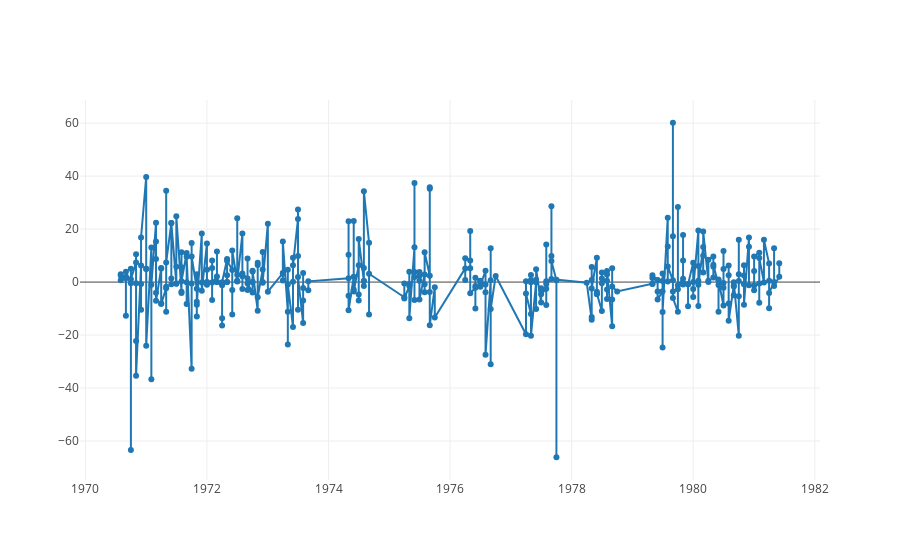

Write notebook code for a chart like this one.
### Code cell
import plotly.offline as py
import plotly.graph_objs as go
from datetime import datetime

py.init_notebook_mode(connected=True)
py.iplot([go.Scatter(y=wp.covariance_[:, 0,1], x=xaxis, mode='markers+lines')])

### Figure 1 — Plotly figure (JSON) as saved in the notebook; plotly's stock layout.template omitted (floating-point values rounded to 4 significant figures; data arrays with more than 128 entries replaced by an {"elided": "..."} marker saying what was removed)
{"data": [{"mode": "markers+lines", "type": "scatter", "uid": "c2f61e9e-6e71-4dfe-bacf-86ba6ed0dd29", "x": {"elided": "11078 str values"}, "y": {"elided": "374 float values"}}], "layout": {"autosize": true, "xaxis": {"autorange": true, "range": ["1969-11-30 14:38:00.6687", "1982-01-30 09:21:59.3313"], "type": "date"}, "yaxis": {"autorange": true, "range": [-75.37, 69.39], "type": "linear"}}}
